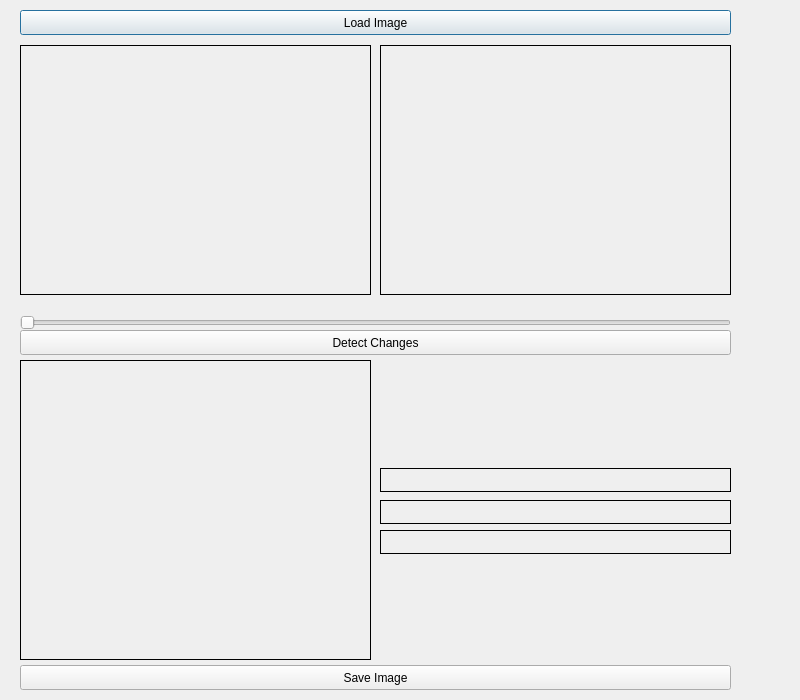
<?xml version="1.0" encoding="UTF-8"?>
<ui version="4.0">
  <class>Dialog</class>

	
  <widget class="QDialog" name="Dialog">
    <property name="geometry">
      <rect>
        <x>0</x>
        <y>0</y>
        <width>800</width>
        <height>700</height>
      </rect>
    </property>

    <property name="windowTitle">
      <string>Farmin Building variation detection</string>
    </property>

    <widget class="QPushButton" name="btnLoadImage">
      <property name="geometry">
        <rect>
          <x>20</x>
          <y>10</y>
          <width>711</width>
          <height>25</height>
        </rect>
      </property>
      <property name="text">
        <string>Load Image</string>
      </property>
    </widget>

    <widget class="QLabel" name="lblImage">
      <property name="geometry">
        <rect>
          <x>20</x>
          <y>45</y>
          <width>351</width>
          <height>250</height>
        </rect>
      </property>
      <property name="frameShape">
        <enum>QFrame::Box</enum>
      </property>
      <property name="text">
        <string />
      </property>
    </widget>

    <widget class="QLabel" name="lblImage2">
      <property name="geometry">
        <rect>
          <x>380</x>
          <y>45</y>
          <width>351</width>
          <height>250</height>
        </rect>
      </property>
      <property name="frameShape">
        <enum>QFrame::Box</enum>
      </property>
      <property name="text">
        <string />
      </property>
    </widget>

    <widget class="QLabel" name="lblOutputText">
      <property name="geometry">
        <rect>
          <x>20</x>
          <y>295</y>
          <width>351</width>
          <height>22</height>
        </rect>
      </property>
      <property name="text">
        <string />
      </property>
    </widget>

    <widget class="QSlider" name="cannySlider">
      <property name="geometry">
        <rect>
          <x>20</x>
          <y>312</y>
          <width>711</width>
          <height>22</height>
        </rect>
      </property>
      <property name="orientation">
        <enum>Qt::Horizontal</enum>
      </property>
      <property name="minimum">
        <number>100</number>
      </property>
      <property name="maximum">
        <number>255</number>
      </property>
      <property name="tickInterval">
        <number>10</number>
      </property>
    </widget>


    <widget class="QPushButton" name="btnApplyCanny">
      <property name="geometry">
        <rect>
          <x>20</x>
          <y>330</y>
          <width>711</width>
          <height>25</height>
        </rect>
      </property>
      <property name="text">
        <string>Detect Changes</string>
      </property>
    </widget>

    <widget class="QLabel" name="lblCannyImage">
      <property name="geometry">
        <rect>
          <x>20</x>
          <y>360</y>
          <width>351</width>
          <height>300</height>
        </rect>
      </property>
      <property name="frameShape">
        <enum>QFrame::Box</enum>
      </property>
      <property name="text">
        <string />
      </property>
    </widget>

    <widget class="QLabel" name="lblNoOfContours">
      <property name="geometry">
        <rect>
          <x>380</x>
          <y>468</y>
          <width>351</width>
          <height>24</height>
        </rect>
      </property>
      <property name="frameShape">
        <enum>QFrame::Box</enum>
      </property>
      <property name="text">
        <string />
      </property>
    </widget>

    <widget class="QLabel" name="lblFinalThreshold">
      <property name="geometry">
        <rect>
          <x>380</x>
          <y>500</y>
          <width>351</width>
          <height>24</height>
        </rect>
      </property>
      <property name="frameShape">
        <enum>QFrame::Box</enum>
      </property>
      <property name="text">
        <string />
      </property>
    </widget>



	<widget class="QLabel" name="lblCars">
      <property name="geometry">
        <rect>
          <x>380</x>
          <y>530</y>
          <width>351</width>
          <height>24</height>
        </rect>
      </property>
      <property name="frameShape">
        <enum>QFrame::Box</enum>
      </property>
      <property name="text">
        <string />
      </property>
    </widget>
	
	
	
    <widget class="QPushButton" name="btnSaveImage">
      <property name="geometry">
        <rect>
          <x>20</x>
          <y>665</y>
          <width>711</width>
          <height>25</height>
        </rect>
      </property>
      <property name="text">
        <string>Save Image</string>
      </property>
    </widget>
  </widget>
  <resources />
  <connections />
</ui>
